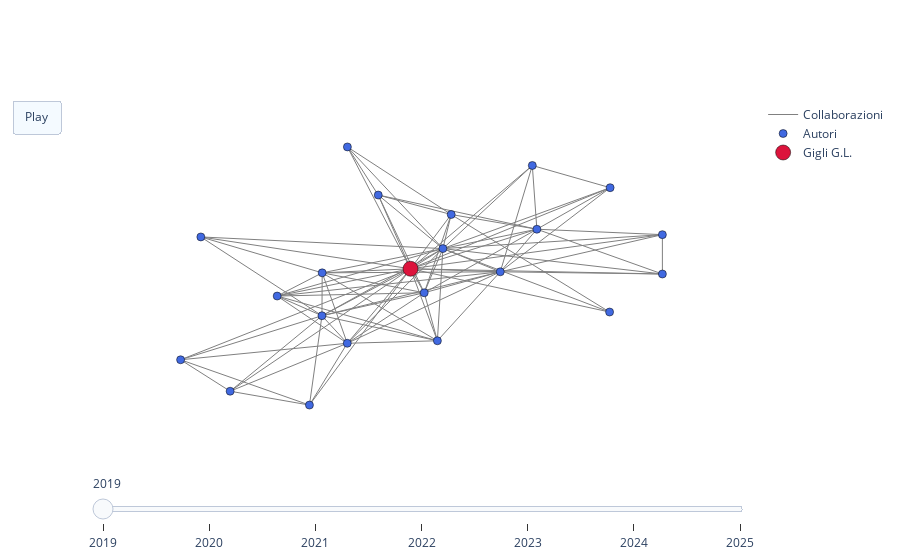

Here is the notebook cell this chart was saved with:
### Markdown cell above
### 4) Secondo grafo: collaborazioni cumulative
Visualizzazione dinamica delle collaborazioni cumulative per anno, con focus sull’autore globalmente più centrale in termini di grado.

### Code cell
#TODO: RIMANE L'ID DA CONTROLLARE; TITOLI
#  ==============================
# Grafo totale e autore centrale globale
# ==============================
G_totale = nx.compose_all(grafi_per_anno.values())
central_author = max(G_totale.degree, key=lambda x: x[1])[0]
print("Autore centrale globale:", central_author)

# ==============================
# Creazione grafi cumulativi
# ==============================
grafi_cumulativi = {}
G_cumulativo = nx.Graph()

for anno in sorted(grafi_per_anno.keys()):
    G_cumulativo = nx.compose(G_cumulativo, grafi_per_anno[anno])
    grafi_cumulativi[anno] = G_cumulativo.copy()

# ==============================
# Calcolo layout per anno
# ==============================
pos_per_anno = {}
for anno, G in grafi_cumulativi.items():
    if central_author not in G:
        continue

    nodes_connected = nx.node_connected_component(G, central_author)
    G_sub = G.subgraph(nodes_connected).copy()

    initial_pos = {central_author: (0, 0)}

    pos = nx.spring_layout(
        G_sub,
        seed=42,
        pos=initial_pos,
        fixed=[central_author],
        k=0.5,
        iterations=200
    )

    xs = [x for x, y in pos.values()]
    ys = [y for x, y in pos.values()]
    min_x, max_x = min(xs), max(xs)
    min_y, max_y = min(ys), max(ys)
    for node in pos:
        x, y = pos[node]
        norm_x = -1.1 + 2.2 * (x - min_x) / (max_x - min_x) if max_x > min_x else 0
        norm_y = -1.1 + 2.2 * (y - min_y) / (max_y - min_y) if max_y > min_y else 0
        pos[node] = (norm_x, norm_y)

    pos_per_anno[anno] = pos
    grafi_cumulativi[anno] = G_sub  

# ==============================
# Funzione di plotting
# ==============================
def plot_graph_plotly(G, pos, central_node):
    edge_x, edge_y = [], []

    for u, v in G.edges():
        x0, y0 = pos[u]
        x1, y1 = pos[v]
        edge_x += [x0, x1, None]
        edge_y += [y0, y1, None]

    edge_trace = go.Scatter(
        x=edge_x,
        y=edge_y,
        mode="lines",
        line=dict(width=1, color="gray"),
        hoverinfo="none",
        name="Collaborazioni",
        showlegend=True
    )

    node_x, node_y, texts, colors, sizes = [], [], [], [], []

    for node in G.nodes():
        if node == central_node:
            continue
        x, y = pos[node]
        deg = G.degree(node)
        node_x.append(x)
        node_y.append(y)
        texts.append(f"{node}<br>Collaborazioni: {deg}")
        colors.append("royalblue")
        sizes.append(8)

    node_trace = go.Scatter(
        x=node_x,
        y=node_y,
        mode="markers",
        hoverinfo="text",
        text=texts,
        marker=dict(
            size=sizes,
            color=colors,
            line=dict(width=0.5, color="black"),
            opacity=1.0
        ),
        name="Autori"
    )

    x_c, y_c = pos[central_node]
    node_central_trace = go.Scatter(
        x=[x_c],
        y=[y_c],
        mode="markers",
        hoverinfo="text",
        text=[f"{central_node}<br>Collaborazioni: {G.degree(central_node)}"],
        marker=dict(
            size=15,
            color="crimson",
            line=dict(width=0.5, color="black"),
            opacity=1.0
        ),
        name="Gigli G.L."
    )

    return edge_trace, node_trace, node_central_trace

# ==============================
# Creazione dei frame
# ==============================
frames = []

for anno in sorted(grafi_cumulativi.keys()):
    G = grafi_cumulativi[anno]
    if anno not in pos_per_anno: 
        continue
    pos = pos_per_anno[anno]
    edge, nodes, central = plot_graph_plotly(G, pos, central_author)
    frames.append(
        go.Frame(
            data=[edge, nodes, central],
            name=str(anno),
            layout=go.Layout(
                title=f"Collaborazioni cumulative fino al {anno}<br>Autore centrale: {central_author}"
            )
        )
    )


# ==============================
# Figura finale
# ==============================
fig = go.Figure(
    data=frames[0].data,
    frames=frames,
    layout=go.Layout(
        paper_bgcolor="white",
        plot_bgcolor="white",
        xaxis=dict(visible=False, range=[-1.5,1.5]),
        yaxis=dict(visible=False, range=[-1.5,1.5]),
        updatemenus=[{
            "type": "buttons",
            "buttons": [{
                "label": "Play",
                "method": "animate",
                "args": [None, {
                    "frame": {"duration":2000, "redraw":True},
                    "transition":{"duration":500},
                    "fromcurrent":True
                }]
            }]
        }],
        sliders=[{
            "steps": [{"method":"animate", "args":[[f.name]], "label":f.name} for f in frames]
        }]
    )
)

fig.show()

### Figure 1 — Plotly figure (JSON) as saved in the notebook; plotly's stock layout.template omitted (floating-point values rounded to 4 significant figures; data arrays with more than 128 entries replaced by an {"elided": "..."} marker saying what was removed)
{"data": [{"hoverinfo": "none", "line": {"color": "gray", "width": 1}, "mode": "lines", "name": "Collaborazioni", "showlegend": true, "type": "scatter", "x": {"elided": "270 float values"}, "y": {"elided": "270 float values"}}, {"hoverinfo": "text", "marker": {"color": ["royalblue", "royalblue", "royalblue", "royalblue", "royalblue", "royalblue", "royalblue", "royalblue", "royalblue", "royalblue", "royalblue", "royalblue", "royalblue", "royalblue", "royalblue", "royalblue", "royalblue", "royalblue", "royalblue", "royalblue", "royalblue"], "line": {"color": "black", "width": 0.5}, "opacity": 1, "size": [8, 8, 8, 8, 8, 8, 8, 8, 8, 8, 8, 8, 8, 8, 8, 8, 8, 8, 8, 8, 8]}, "mode": "markers", "name": "Autori", "text": ["Bax, Francesco (57210434886)<br>Collaborazioni: 5", "Segatti, Samantha (57210828794)<br>Collaborazioni: 8", "Lorenzut, Simone (35932185200)<br>Collaborazioni: 5", "Vogrig, Alberto (56515387200)<br>Collaborazioni: 12", "Cargnelutti, Daniela (7801376473)<br>Collaborazioni: 5", "Romano, Giorgia (57205206950)<br>Collaborazioni: 4", "Serafini, Anna (23668918200)<br>Collaborazioni: 5", "Bernardini, Andrea (56215401100)<br>Collaborazioni: 11", "Corazza, Elisa (57208495081)<br>Collaborazioni: 13", "Pellitteri, Gaia (57210581217)<br>Collaborazioni: 3", "Valente, Mariarosaria (7102004248)<br>Collaborazioni: 18", "Fabris, Martina (6603673392)<br>Collaborazioni: 8", "Smeralda, Carmelo Luca (57202812628)<br>Collaborazioni: 4", "Marini, Alessandro (57206858600)<br>Collaborazioni: 9", "Honnorat, Jérǒme (7007170503)<br>Collaborazioni: 11", "Nilo, Annacarmen (57195285121)<br>Collaborazioni: 6", "Merlino, Giovanni (16031420500)<br>Collaborazioni: 10", "Bastien, Joubert (55614563900)<br>Collaborazioni: 5", "de Biase, Stefano (55362424400)<br>Collaborazioni: 7", "Rheims, Sylvain (24339474300)<br>Collaborazioni: 5", "André-Obadia, Nathalie (7801563833)<br>Collaborazioni: 5"], "type": "scatter", "x": [1.1, 0.07259, 0.506, -0.4545, 0.8613, -0.3383, 1.1, 0.01244, 0.3597, 0.8589, 0.09771, -0.659, -1.008, -0.4535, -0.339, -0.1975, 0.5268, -0.5117, 0.1356, -0.8738, -1.1], "y": [0.3524, -0.552, 0.942, -0.3386, 0.7525, 1.1, 0.01692, -0.143, 0.03568, -0.3071, 0.2337, -0.1708, 0.3329, 0.02703, -0.5734, 0.69, 0.3987, -1.1, 0.5241, -0.982, -0.7139]}, {"hoverinfo": "text", "marker": {"color": "crimson", "line": {"color": "black", "width": 0.5}, "opacity": 1, "size": 15}, "mode": "markers", "name": "Gigli G.L.", "text": ["Gigli, Gian Luigi (7101781977)<br>Collaborazioni: 21"], "type": "scatter", "x": [-0.05021], "y": [0.06163]}], "layout": {"paper_bgcolor": "white", "plot_bgcolor": "white", "sliders": [{"steps": [{"args": [["2019"]], "label": "2019", "method": "animate"}, {"args": [["2020"]], "label": "2020", "method": "animate"}, {"args": [["2021"]], "label": "2021", "method": "animate"}, {"args": [["2022"]], "label": "2022", "method": "animate"}, {"args": [["2023"]], "label": "2023", "method": "animate"}, {"args": [["2024"]], "label": "2024", "method": "animate"}, {"args": [["2025"]], "label": "2025", "method": "animate"}]}], "updatemenus": [{"buttons": [{"args": [null, {"frame": {"duration": 2000, "redraw": true}, "fromcurrent": true, "transition": {"duration": 500}}], "label": "Play", "method": "animate"}], "type": "buttons"}], "xaxis": {"range": [-1.5, 1.5], "visible": false}, "yaxis": {"range": [-1.5, 1.5], "visible": false}}}
